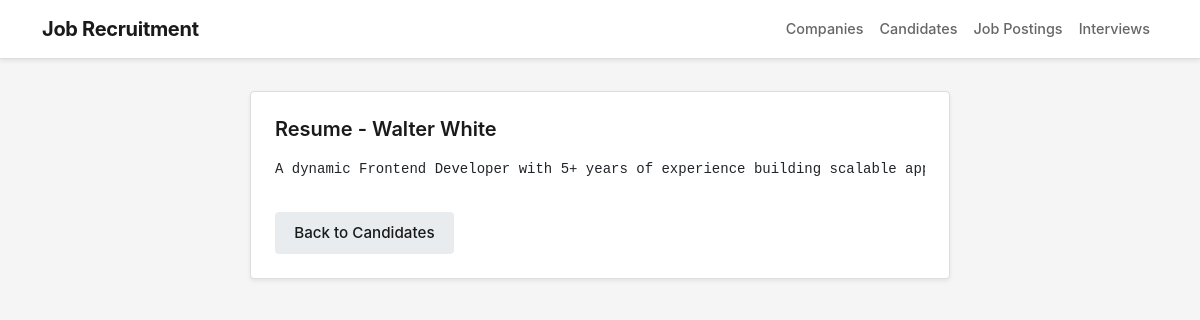
The app's page /candidate/7/resume/ (signed in) with its own data.
### jobRecruitment/models.py (models this page shows, shortened)
class Candidate(models.Model):
    first_name = models.CharField(max_length=50)
    last_name = models.CharField(max_length=50)
    email = models.EmailField(unique=True)
    phone_number = models.CharField(max_length=15)
    job = models.CharField(max_length=100, default='Not Specified')
    resume = models.TextField(default='No Resume Provided')
    user = models.OneToOneField(
        User,
        on_delete=models.CASCADE,
        null=True,
        blank=True,
        related_name="candidate_profile"
    )

### jobRecruitment/views.py (the view)
# urls.py: path('candidate/<int:id>/resume/', views.view_candidate_resume, name='view_candidate_resume'),
@login_required
def view_candidate_resume(request, id):
    candidate = get_object_or_404(Candidate, id=id)
    return render(request, 'candidate/view_resume.html', {'candidate': candidate})

### jobRecruitment/templates/candidate/view_resume.html (shortened to what this page needs)
{% extends "base.html" %}
{% block content %}
<div class="card shadow-sm mx-auto" style="max-width: 700px;">
  <div class="card-body">
    <h3 class="mb-3">Resume - {{ candidate.first_name }} {{ candidate.last_name }}</h3>
    {% if candidate.resume %}
      <pre>{{ candidate.resume }}</pre>
    {% else %}
      <p class="text-muted">No resume provided.</p>
    {% endif %}
    <a href="{% url 'candidates' %}" class="btn btn-secondary mt-3">Back to Candidates</a>
  </div>
</div>
{% endblock %}

### static/css/app.css (style rules this page uses)
:root { --primary: #1a1a1a; --secondary: #666; --light: #f5f5f5; --border: #ddd; --white: #fff; --danger: #dc3545; --success: #198754; --warning: #ffc107; --info: #0dcaf0; }
* { margin: 0; padding: 0; box-sizing: border-box; }
html, body { height: 100%; }
body { font-family: -apple-system, BlinkMacSystemFont, 'Segoe UI', 'Roboto', 'Oxygen', sans-serif; background-color: var(--light); color: var(--primary); line-height: 1.6; }
.btn { border-radius: 4px; font-weight: 500; font-size: 0.95rem; padding: 0.6rem 1.2rem; transition: all 0.2s ease; border: none; }
.btn-secondary { background-color: #e9ecef; color: var(--primary); }
.card { border: 1px solid var(--border); border-radius: 4px; box-shadow: 0 2px 4px rgba(0, 0, 0, 0.05); transition: all 0.2s ease; background-color: var(--white); }
.card-body { padding: 1.5rem; }
h1, h2, h3, h4, h5, h6 { color: var(--primary); font-weight: 600; line-height: 1.3; }
h3 { font-size: 1.25rem; }

### records on screen
Candidate: first_name "Walter", last_name "White", resume "A dynamic Frontend Developer with 5+ years of experience building scalable…"
